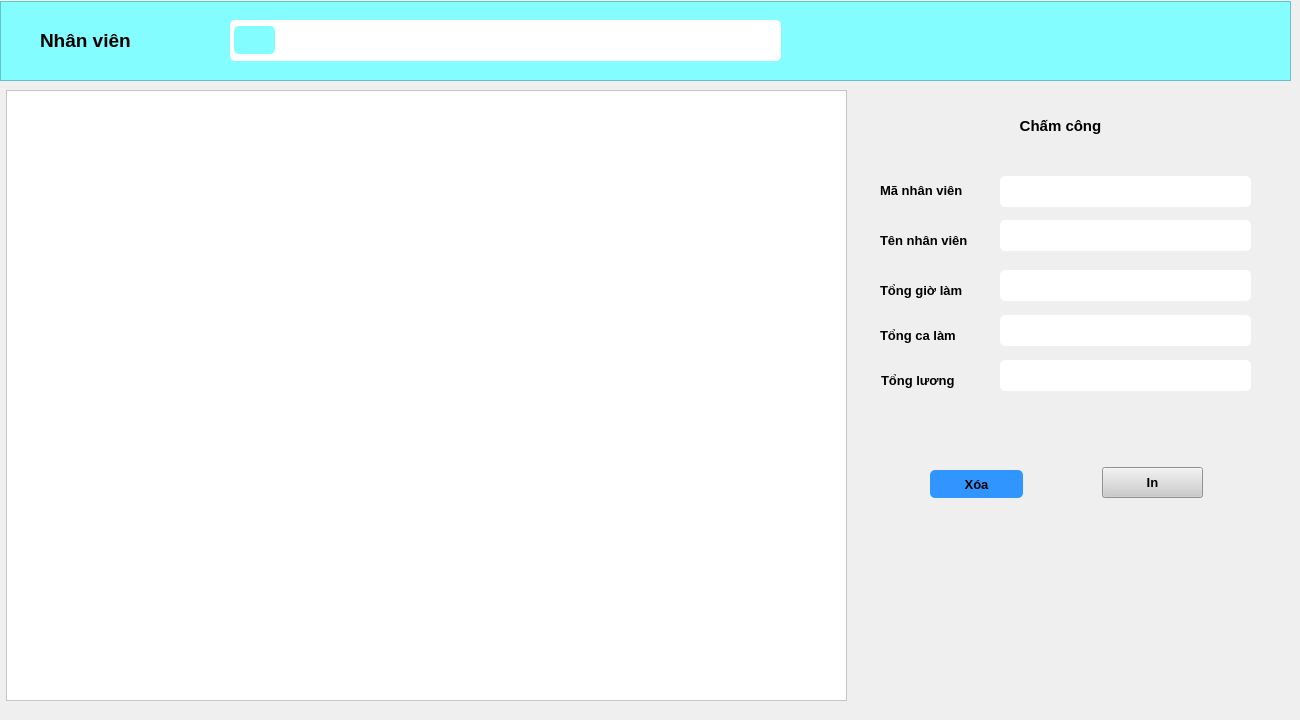
    <widget class="QWidget" name="pgNhan_vien">
     <widget class="QWidget" name="widget_9" native="true">
      <property name="geometry">
       <rect>
        <x>0</x>
        <y>0</y>
        <width>1291</width>
        <height>711</height>
       </rect>
      </property>
      <widget class="QFrame" name="frame_9">
       <property name="geometry">
        <rect>
         <x>0</x>
         <y>1</y>
         <width>1291</width>
         <height>80</height>
        </rect>
       </property>
       <property name="styleSheet">
        <string notr="true">background-color: rgb(131, 253, 255);</string>
       </property>
       <property name="frameShape">
        <enum>QFrame::StyledPanel</enum>
       </property>
       <property name="frameShadow">
        <enum>QFrame::Raised</enum>
       </property>
       <widget class="QLabel" name="label_31">
        <property name="geometry">
         <rect>
          <x>40</x>
          <y>24</y>
          <width>131</width>
          <height>31</height>
         </rect>
        </property>
        <property name="font">
         <font>
          <family>Arial</family>
          <pointsize>14</pointsize>
          <weight>75</weight>
          <bold>true</bold>
         </font>
        </property>
        <property name="text">
         <string>Nhân viên</string>
        </property>
       </widget>
       <widget class="QLineEdit" name="txtSearch_nv">
        <property name="geometry">
         <rect>
          <x>230</x>
          <y>19</y>
          <width>551</width>
          <height>41</height>
         </rect>
        </property>
        <property name="styleSheet">
         <string notr="true">background-color: rgb(255, 255, 255);
border-radius: 5px;
padding-left: 50px;</string>
        </property>
       </widget>
       <widget class="QPushButton" name="btSearch_nv">
        <property name="geometry">
         <rect>
          <x>234</x>
          <y>25</y>
          <width>41</width>
          <height>28</height>
         </rect>
        </property>
        <property name="styleSheet">
         <string notr="true">QPushButton{
border-radius: 5px;
}
QPushButton:hover{
background-color: rgb(255, 252, 155);
}</string>
        </property>
        <property name="text">
         <string/>
        </property>
        <property name="icon">
         <iconset resource="iconbody/iconbody.qrc">
          <normaloff>:/iconbd/icon/search35.png</normaloff>:/iconbd/icon/search35.png</iconset>
        </property>
       </widget>
      </widget>
      <widget class="QTableWidget" name="tableWidget_4">
       <property name="geometry">
        <rect>
         <x>6</x>
         <y>90</y>
         <width>841</width>
         <height>611</height>
        </rect>
       </property>
       <property name="styleSheet">
        <string notr="true">background-color: rgb(255, 255, 255);</string>
       </property>
      </widget>
      <widget class="QWidget" name="widget_10" native="true">
       <property name="geometry">
        <rect>
         <x>860</x>
         <y>90</y>
         <width>411</width>
         <height>611</height>
        </rect>
       </property>
       <widget class="QLabel" name="label_32">
        <property name="geometry">
         <rect>
          <x>110</x>
          <y>20</y>
          <width>181</width>
          <height>31</height>
         </rect>
        </property>
        <property name="font">
         <font>
          <family>Arial</family>
          <pointsize>11</pointsize>
          <weight>75</weight>
          <bold>true</bold>
         </font>
        </property>
        <property name="text">
         <string>Chấm công</string>
        </property>
        <property name="alignment">
         <set>Qt::AlignCenter</set>
        </property>
       </widget>
       <widget class="QLabel" name="label_35">
        <property name="geometry">
         <rect>
          <x>20</x>
          <y>90</y>
          <width>111</width>
          <height>21</height>
         </rect>
        </property>
        <property name="font">
         <font>
          <family>Arial</family>
          <pointsize>10</pointsize>
          <weight>75</weight>
          <bold>true</bold>
         </font>
        </property>
        <property name="text">
         <string>Mã nhân viên</string>
        </property>
       </widget>
       <widget class="QLabel" name="label_42">
        <property name="geometry">
         <rect>
          <x>20</x>
          <y>140</y>
          <width>121</width>
          <height>21</height>
         </rect>
        </property>
        <property name="font">
         <font>
          <family>Arial</family>
          <pointsize>10</pointsize>
          <weight>75</weight>
          <bold>true</bold>
         </font>
        </property>
        <property name="text">
         <string>Tên nhân viên</string>
        </property>
       </widget>
       <widget class="QLabel" name="label_43">
        <property name="geometry">
         <rect>
          <x>20</x>
          <y>190</y>
          <width>121</width>
          <height>21</height>
         </rect>
        </property>
        <property name="font">
         <font>
          <family>Arial</family>
          <pointsize>10</pointsize>
          <weight>75</weight>
          <bold>true</bold>
         </font>
        </property>
        <property name="text">
         <string>Tổng giờ làm</string>
        </property>
       </widget>
       <widget class="QLabel" name="label_44">
        <property name="geometry">
         <rect>
          <x>21</x>
          <y>280</y>
          <width>101</width>
          <height>21</height>
         </rect>
        </property>
        <property name="font">
         <font>
          <family>Arial</family>
          <pointsize>10</pointsize>
          <weight>75</weight>
          <bold>true</bold>
         </font>
        </property>
        <property name="text">
         <string>Tổng lương</string>
        </property>
       </widget>
       <widget class="QLineEdit" name="txtMaNV_Chamcong">
        <property name="geometry">
         <rect>
          <x>140</x>
          <y>86</y>
          <width>251</width>
          <height>31</height>
         </rect>
        </property>
        <property name="styleSheet">
         <string notr="true">background-color: rgb(255, 255, 255);
padding: 7px;
border-radius: 5px;</string>
        </property>
       </widget>
       <widget class="QLineEdit" name="txtTenNV_Chamcong">
        <property name="geometry">
         <rect>
          <x>140</x>
          <y>130</y>
          <width>251</width>
          <height>31</height>
         </rect>
        </property>
        <property name="styleSheet">
         <string notr="true">background-color: rgb(255, 255, 255);
padding: 7px;
border-radius: 5px;</string>
        </property>
       </widget>
       <widget class="QLineEdit" name="txtTong_gio_lam">
        <property name="geometry">
         <rect>
          <x>140</x>
          <y>180</y>
          <width>251</width>
          <height>31</height>
         </rect>
        </property>
        <property name="styleSheet">
         <string notr="true">background-color: rgb(255, 255, 255);
padding: 7px;
border-radius: 5px;</string>
        </property>
       </widget>
       <widget class="QLineEdit" name="txtTongLuong">
        <property name="geometry">
         <rect>
          <x>140</x>
          <y>270</y>
          <width>251</width>
          <height>31</height>
         </rect>
        </property>
        <property name="styleSheet">
         <string notr="true">background-color: rgb(255, 255, 255);
padding: 7px;
border-radius: 5px;</string>
        </property>
       </widget>
       <widget class="QLabel" name="label_45">
        <property name="geometry">
         <rect>
          <x>20</x>
          <y>235</y>
          <width>101</width>
          <height>21</height>
         </rect>
        </property>
        <property name="font">
         <font>
          <family>Arial</family>
          <pointsize>10</pointsize>
          <weight>75</weight>
          <bold>true</bold>
         </font>
        </property>
        <property name="text">
         <string>Tổng ca làm</string>
        </property>
       </widget>
       <widget class="QLineEdit" name="txtTong_ca_lam">
        <property name="geometry">
         <rect>
          <x>140</x>
          <y>225</y>
          <width>251</width>
          <height>31</height>
         </rect>
        </property>
        <property name="styleSheet">
         <string notr="true">background-color: rgb(255, 255, 255);
padding: 7px;
border-radius: 5px;</string>
        </property>
       </widget>
       <widget class="QPushButton" name="btXoa_nv">
        <property name="geometry">
         <rect>
          <x>70</x>
          <y>380</y>
          <width>93</width>
          <height>28</height>
         </rect>
        </property>
        <property name="font">
         <font>
          <family>Arial</family>
          <pointsize>10</pointsize>
          <weight>75</weight>
          <bold>true</bold>
         </font>
        </property>
        <property name="styleSheet">
         <string notr="true">QPushButton{
border-radius: 5px;
background-color: rgb(49, 149, 255);
padding: 5px;
}
QPushButton:hover{
	color:rgb(255, 255, 255);
	
	background-color: red;
}</string>
        </property>
        <property name="text">
         <string>Xóa</string>
        </property>
        <property name="icon">
         <iconset resource="iconbody/iconbody.qrc">
          <normaloff>:/iconbd/icon/xoa35.png</normaloff>:/iconbd/icon/xoa35.png</iconset>
        </property>
       </widget>
       <widget class="QPushButton" name="btIn_nhanvien">
        <property name="geometry">
         <rect>
          <x>242</x>
          <y>377</y>
          <width>101</width>
          <height>31</height>
         </rect>
        </property>
        <property name="font">
         <font>
          <family>Arial</family>
          <pointsize>10</pointsize>
          <weight>75</weight>
          <bold>true</bold>
         </font>
        </property>
        <property name="styleSheet">
         <string notr="true">QPushButton{
background-color: rgb(203, 203, 203);}
QPushButton:hover{
	
	background-color: rgb(156, 174, 255);
}</string>
        </property>
        <property name="text">
         <string>In</string>
        </property>
        <property name="icon">
         <iconset resource="iconbody/iconbody.qrc">
          <normaloff>:/iconbd/icon/in35.png</normaloff>:/iconbd/icon/in35.png</iconset>
        </property>
        <property name="iconSize">
         <size>
          <width>30</width>
          <height>30</height>
         </size>
        </property>
       </widget>
      </widget>
     </widget>
    </widget>
